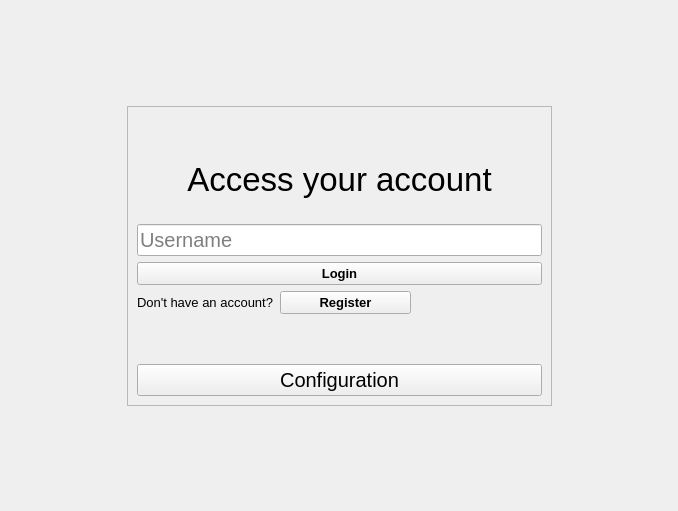
<?xml version="1.0" encoding="UTF-8"?>
<ui version="4.0">
 <class>LoginWidget</class>
 <widget class="QWidget" name="LoginWidget">
  <property name="geometry">
   <rect>
    <x>0</x>
    <y>0</y>
    <width>678</width>
    <height>511</height>
   </rect>
  </property>
  <property name="minimumSize">
   <size>
    <width>475</width>
    <height>400</height>
   </size>
  </property>
  <property name="windowTitle">
   <string notr="true">Form</string>
  </property>
  <layout class="QGridLayout" name="gridLayout">
   <item row="1" column="1">
    <widget class="QFrame" name="loginFrame">
     <property name="minimumSize">
      <size>
       <width>425</width>
       <height>300</height>
      </size>
     </property>
     <property name="frameShape">
      <enum>QFrame::Shape::StyledPanel</enum>
     </property>
     <property name="frameShadow">
      <enum>QFrame::Shadow::Raised</enum>
     </property>
     <layout class="QVBoxLayout" name="verticalLayout">
      <item>
       <spacer name="verticalSpacer">
        <property name="orientation">
         <enum>Qt::Orientation::Vertical</enum>
        </property>
        <property name="sizeHint" stdset="0">
         <size>
          <width>20</width>
          <height>40</height>
         </size>
        </property>
       </spacer>
      </item>
      <item>
       <widget class="QLabel" name="titleLabel">
        <property name="font">
         <font>
          <family>Arial</family>
          <pointsize>25</pointsize>
          <italic>false</italic>
          <fontweight>Black</fontweight>
         </font>
        </property>
        <property name="toolTip">
         <string/>
        </property>
        <property name="styleSheet">
         <string notr="true">font: 900 25pt &quot;Arial&quot;;</string>
        </property>
        <property name="text">
         <string>Access your account</string>
        </property>
        <property name="textFormat">
         <enum>Qt::TextFormat::PlainText</enum>
        </property>
        <property name="alignment">
         <set>Qt::AlignmentFlag::AlignCenter</set>
        </property>
        <property name="textInteractionFlags">
         <set>Qt::TextInteractionFlag::NoTextInteraction</set>
        </property>
       </widget>
      </item>
      <item>
       <spacer name="horizontalSpacer">
        <property name="orientation">
         <enum>Qt::Orientation::Horizontal</enum>
        </property>
        <property name="sizeHint" stdset="0">
         <size>
          <width>40</width>
          <height>20</height>
         </size>
        </property>
       </spacer>
      </item>
      <item>
       <widget class="QLineEdit" name="lineEdit">
        <property name="font">
         <font>
          <family>Arial</family>
          <pointsize>15</pointsize>
         </font>
        </property>
        <property name="maxLength">
         <number>30</number>
        </property>
        <property name="placeholderText">
         <string>Username</string>
        </property>
       </widget>
      </item>
      <item>
       <widget class="QPushButton" name="mainButton">
        <property name="sizePolicy">
         <sizepolicy hsizetype="Expanding" vsizetype="Preferred">
          <horstretch>0</horstretch>
          <verstretch>0</verstretch>
         </sizepolicy>
        </property>
        <property name="font">
         <font>
          <family>Arial</family>
          <pointsize>10</pointsize>
          <bold>true</bold>
         </font>
        </property>
        <property name="text">
         <string>Login</string>
        </property>
       </widget>
      </item>
      <item>
       <layout class="QHBoxLayout" name="secondaryLayout">
        <item>
         <widget class="QLabel" name="secondaryLabel">
          <property name="font">
           <font>
            <family>Arial</family>
            <pointsize>10</pointsize>
           </font>
          </property>
          <property name="text">
           <string>Don't have an account?</string>
          </property>
         </widget>
        </item>
        <item>
         <widget class="QPushButton" name="secondaryButton">
          <property name="sizePolicy">
           <sizepolicy hsizetype="Expanding" vsizetype="Preferred">
            <horstretch>0</horstretch>
            <verstretch>0</verstretch>
           </sizepolicy>
          </property>
          <property name="font">
           <font>
            <family>Arial</family>
            <pointsize>10</pointsize>
            <bold>true</bold>
           </font>
          </property>
          <property name="text">
           <string>Register</string>
          </property>
         </widget>
        </item>
        <item>
         <spacer name="horizontalSpacer_2">
          <property name="orientation">
           <enum>Qt::Orientation::Horizontal</enum>
          </property>
          <property name="sizeHint" stdset="0">
           <size>
            <width>40</width>
            <height>20</height>
           </size>
          </property>
         </spacer>
        </item>
       </layout>
      </item>
      <item>
       <spacer name="verticalSpacer_2">
        <property name="orientation">
         <enum>Qt::Orientation::Vertical</enum>
        </property>
        <property name="sizeHint" stdset="0">
         <size>
          <width>20</width>
          <height>40</height>
         </size>
        </property>
       </spacer>
      </item>
      <item>
       <widget class="QPushButton" name="configButton">
        <property name="font">
         <font>
          <family>Arial</family>
          <pointsize>15</pointsize>
         </font>
        </property>
        <property name="text">
         <string>Configuration</string>
        </property>
       </widget>
      </item>
     </layout>
    </widget>
   </item>
   <item row="1" column="0">
    <spacer name="horizontalSpacer_L">
     <property name="orientation">
      <enum>Qt::Orientation::Horizontal</enum>
     </property>
     <property name="sizeHint" stdset="0">
      <size>
       <width>40</width>
       <height>20</height>
      </size>
     </property>
    </spacer>
   </item>
   <item row="0" column="1">
    <spacer name="verticalSpacer_T">
     <property name="orientation">
      <enum>Qt::Orientation::Vertical</enum>
     </property>
     <property name="sizeHint" stdset="0">
      <size>
       <width>20</width>
       <height>40</height>
      </size>
     </property>
    </spacer>
   </item>
   <item row="1" column="2">
    <spacer name="horizontalSpacer_R">
     <property name="orientation">
      <enum>Qt::Orientation::Horizontal</enum>
     </property>
     <property name="sizeHint" stdset="0">
      <size>
       <width>40</width>
       <height>20</height>
      </size>
     </property>
    </spacer>
   </item>
   <item row="2" column="1">
    <spacer name="verticalSpacer_D">
     <property name="orientation">
      <enum>Qt::Orientation::Vertical</enum>
     </property>
     <property name="sizeHint" stdset="0">
      <size>
       <width>20</width>
       <height>40</height>
      </size>
     </property>
    </spacer>
   </item>
  </layout>
 </widget>
 <resources/>
 <connections/>
</ui>
